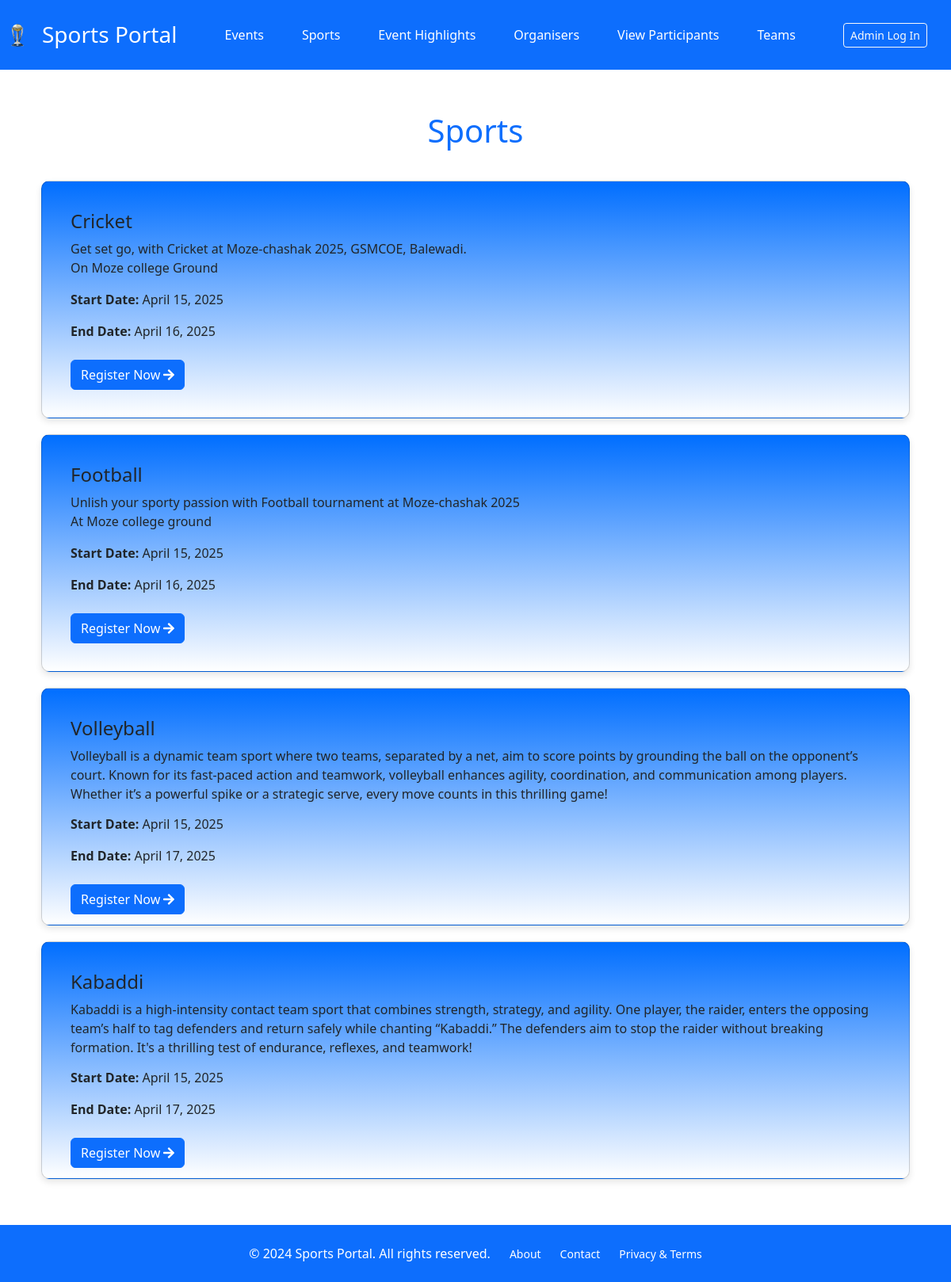
Page /events/sports/ on the committed database.
### events/models.py (models this page shows, shortened)
class SportEvent(models.Model):
    name = models.CharField(max_length=100)  # Main event name
    description = models.TextField(blank=True, null=True)  # Description of the main event
    start_date = models.DateField()  # Start date of the event
    end_date = models.DateField()  # End date of the event

### events/views.py (the view)
# urls.py: path('sports/', SportsListView.as_view(), name='sports'),
class SportsListView(ListView):
    model = SportEvent
    template_name = 'sports.html'
    context_object_name = 'sports'

### templates/sports.html (shortened to what this page needs)
{% extends "base.html" %}
{% load static %}
{% block head %}
<link rel="stylesheet" href="{% static "css/events.css" %}">
{% endblock head %}
{% block body %}
<div class="container py-5">
    <h1 class="text-center text-primary mb-4">Sports</h1>
    <div class="row">
        {% for sport in sports %}
        <div class="col-12">
            <div class="card sport-card">
                <div class="card-body">
                    <h4 class="card-title">{{ sport.name }}</h4>
                    <p class="card-text">{{ sport.description }}</p>
                    <p class="sport-date"><strong>Start Date:</strong> {{ sport.start_date }}</p>
                    <p class="sport-date"><strong>End Date:</strong> {{ sport.end_date }}</p>
                    <a href="{% url 'participant_register' sport.id %}" class="btn btn-primary mt-2">
                        Register Now <i class="fas fa-arrow-right"></i>
                    </a>
                </div>
            </div>
        </div>
        {% empty %}
        <div class="col-12 text-center">
            <p class="alert alert-warning">No sports available.</p>
        </div>
        {% endfor %}
    </div>
</div>
{% endblock body %}

### static/css/base.css (style rules this page uses)
:root { --primary-color: #3F52A1; --secondary-color: #7191E6; }
body { margin: 0; padding: 0; font-family: 'Montserrat', sans-serif; color: #000; display: flex; flex-direction: column; min-height: 100vh; }

### static/css/events.css (style rules this page uses)
.event-card, .sport-card { background: linear-gradient(rgb(0, 110, 255), white); border-radius: 10px; height: 300px; box-shadow: 0px 4px 8px rgba(0, 0, 0, 0.1); padding: 20px; margin: 10px; transition: transform 0.3s ease-in-out, box-shadow 0.3s ease-in-out; }
h1 { padding: 5px; text-align: center; }
.sport-card .card-text { max-height: 70px; overflow-y: auto; white-space: pre-wrap; word-break: break-word; }

### rows in the picture
SportEvent: name "Cricket", description "Get set go, with Cricket at Moze-chashak 2025, GSMCOE, Balewadi. On Moze college Ground", start_date "April 15, 2025", end_date "April 16, 2025"
SportEvent: name "Football", description "Unlish your sporty passion with Football tournament at Moze-chashak 2025 At Moze college ground", start_date "April 15, 2025", end_date "April 16, 2025"
SportEvent: name "Volleyball", description "Volleyball is a dynamic team sport where two teams, separated by a net, aim to score points by grounding the ball on the opponent’s court. Known for its fast-paced action and teamwork, volleyball enhances agility, coordination, and communication among players. Whether it’s a powerful spike or a strategic serve, every move counts in this thrilling game!…", start_date "April 15, 2025", end_date "April 17, 2025"
SportEvent: name "Kabaddi", description "Kabaddi is a high-intensity contact team sport that combines strength, strategy, and agility. One player, the raider, enters the opposing team’s half to tag defenders and return safely while chanting “Kabaddi.” The defenders aim to stop the raider without breaking formation. It's a thrilling test of endurance, reflexes, and teamwork!…", start_date "April 15, 2025", end_date "April 17, 2025"
